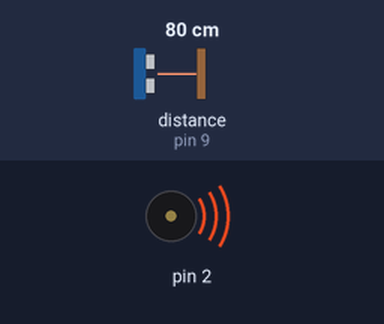
Simulated run of this sketch. Board: Arduino Uno, built with avr-gcc and run on an emulated ATmega328P. Parts: buzzer (waves = sounding). The inputs (shaded band) are chosen by the test bench; at power-on: distance to the obstacle (sensor on pin 9) 80 cm. The echo pulse lasts 58.3 µs per cm.

Above: at 1.2 s.
1.3 s: distance to the obstacle (sensor on pin 9) set to 120 cm
At 2.5 s:
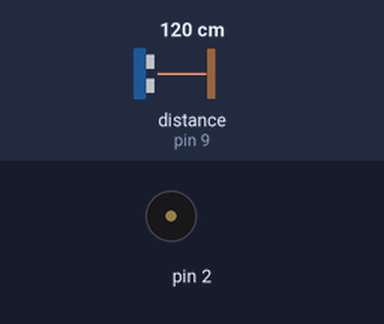
2.8 s: distance to the obstacle (sensor on pin 9) set to 2 cm
At 3.9 s:
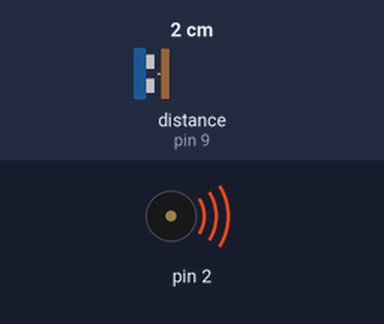
4.3 s: distance to the obstacle (sensor on pin 9) set to 250 cm
At 4.8 s:
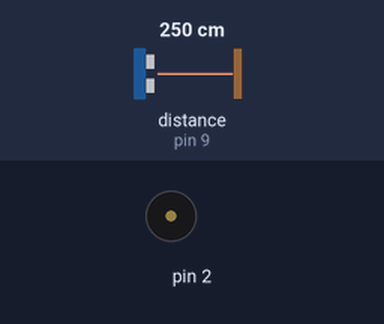
Timing chart, 0 to 7.3 s (numbered marks = the images above; inputs shaded):
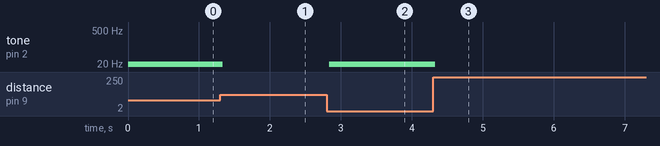

The sketch:

CODE.ino
```cpp
void setup()
{
  pinMode(2, OUTPUT);
  pinMode(10, OUTPUT);
  pinMode(9, INPUT);
}

void loop()
{
  int durasi, jarak;
  digitalWrite(10,HIGH);
  delay(1);
  digitalWrite(10, LOW);
  durasi = pulseIn(9,HIGH);
  jarak = (durasi/2)/29.1;
  if(jarak <= 100 && jarak >=0){
    digitalWrite(2,HIGH);
    tone(2,HIGH);
  }
  else{
    digitalWrite(2,LOW);
    noTone(2);
  }
  delay(60);
}
```

Measured:
- after the input at 1.3 s, tone on pin 2: 1 Hz → silent at once
- after the input at 2.8 s, tone on pin 2: silent → 1 Hz at once
- after the input at 4.3 s, tone on pin 2: 1 Hz → silent at once
